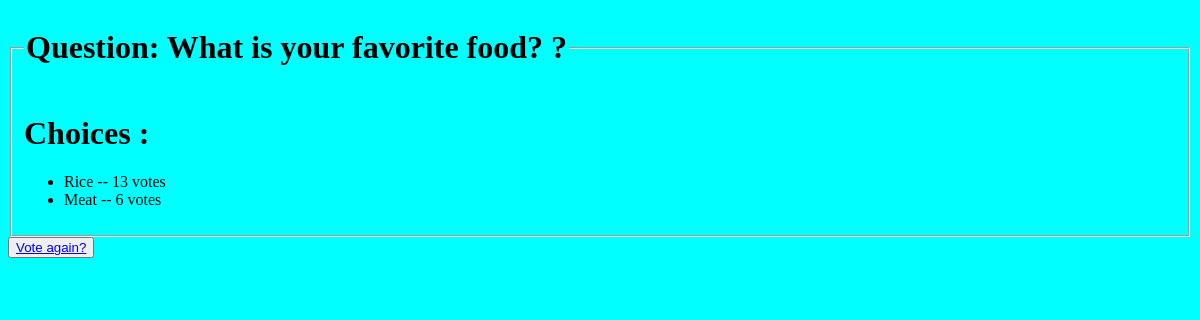
/polls/1/results/, run on an earlier commit of the app's database.
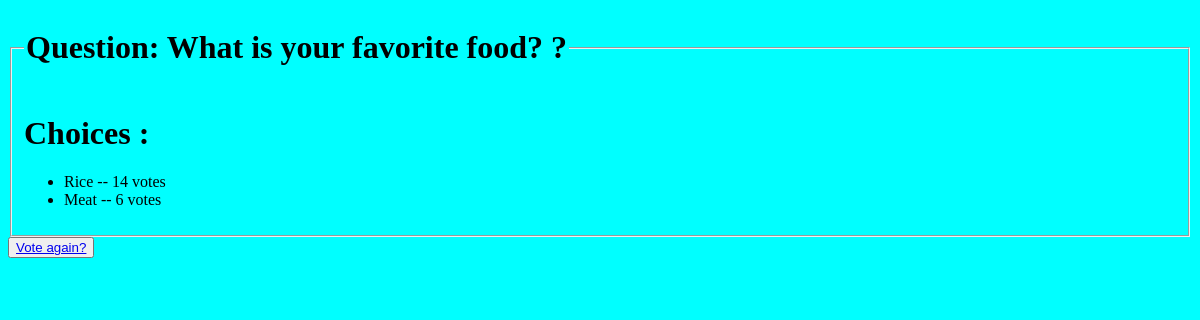
And on a later commit of the database.
### polls/models.py (models this page shows, shortened)
class Choice(models.Model):
    question = models.ForeignKey(Question, on_delete=models.CASCADE)
    choice_text = models.CharField(max_length=200)
    votes = models.IntegerField(default=0)

### polls/views.py (the view)
# urls.py: path('<int:question_id>/results/', views.results, name='results'),
def results(request, question_id):
    question = get_object_or_404(Question, pk=question_id)
    return render(request, 'polls/results.html', {'question': question})

### polls/templates/polls/results.html (shortened to what this page needs)
<!DOCTYPE html>
<html lang="en">
<head>
    {% load static %}
    <link rel="stylesheet" href="{% static 'polls/style.css' %}">
</head>
<body>
<fieldset>
<legend><h1>Question: {{ question.question_text }} ?</h1></legend>
<h1>Choices :</h1>
<ul>
{% for choice in question.choice_set.all %}
    <li>{{ choice.choice_text }} -- {{ choice.votes }} vote{{ choice.votes|pluralize }}</li>
{% endfor %}
</ul>
</fieldset>
<button><a href="{% url 'polls:detail' question.id %}">Vote again?</a></button>
</body>
</html>

What changed in the data, as far as the page shows it:
changed Choice "Rice": votes "13" → "14"
